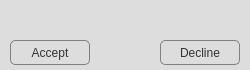
<?xml version="1.0" encoding="UTF-8"?>
<ui version="4.0">
 <class>CallResponse</class>
 <widget class="QDialog" name="CallResponse">
  <property name="geometry">
   <rect>
    <x>0</x>
    <y>0</y>
    <width>250</width>
    <height>70</height>
   </rect>
  </property>
  <property name="windowTitle">
   <string>Call request</string>
  </property>
  <property name="styleSheet">
   <string notr="true">QWidget {
	background: #ddd;
	color: #333;
}

QComboBox, QPushButton, QListWidget {
	border: 1px solid gray;
	border-radius: 5px;
}

QListWidget {
background: qlineargradient(x1: 0, y1: 0, x2: 0, y2: 1,
                                  stop: 0 #F6F6F6, stop: 1.0 #EFEFEF);
}

QComboBox {
    padding: 1px 3px 1px 3px;
}

 QComboBox, QComboBox::drop-down:editable {
      background: qlineargradient(x1: 0, y1: 0, x2: 0, y2: 1,
                                  stop: 0 #E1E1E1, stop: 0.4 #DDDDDD,
                                  stop: 0.5 #D8D8D8, stop: 1.0 #D3D3D3);
 }

QComboBox:hover {
background: qradialgradient(cx: 0.3, cy: -0.4,
fx: 0.3, fy: -0.4,
radius: 1.35, stop: 0 #fff, stop: 1 #bbb);
}

QComboBox:pressed {
background: qradialgradient(cx: 0.4, cy: -0.1,
fx: 0.4, fy: -0.1,
radius: 1.35, stop: 0 #fff, stop: 1 #ccc);
}

 QComboBox::drop-down {
     subcontrol-origin: padding;
     subcontrol-position: top right;
     width: 15px;
     border-width: 0px;
 }

QComboBox::down-arrow {
     image: url(/usr/share/icons/gnome/16x16/actions/down.png);
 }

QComboBox QAbstractItemView:editable::item:selected {
     alternate-background-color: gray;
 }

QPushButton {
	padding: 2px;
	background: qlineargradient(x1: 0, y1: 0, x2: 0, y2: 1,
                                  stop: 0 #E1E1E1, stop: 0.4 #DDDDDD,
                                  stop: 0.5 #D8D8D8, stop: 1.0 #D3D3D3);
}

QPushButton:hover {
background: qradialgradient(cx: 0.3, cy: -0.4,
fx: 0.3, fy: -0.4,
radius: 1.35, stop: 0 #fff, stop: 1 #bbb);
}

QPushButton:pressed {
background: qradialgradient(cx: 0.4, cy: -0.1,
fx: 0.4, fy: -0.1,
radius: 1.35, stop: 0 #fff, stop: 1 #ccc);
}</string>
  </property>
  <widget class="QLabel" name="labelContact">
   <property name="geometry">
    <rect>
     <x>20</x>
     <y>10</y>
     <width>221</width>
     <height>20</height>
    </rect>
   </property>
   <property name="text">
    <string/>
   </property>
  </widget>
  <widget class="QPushButton" name="buttonAccept">
   <property name="geometry">
    <rect>
     <x>10</x>
     <y>40</y>
     <width>80</width>
     <height>25</height>
    </rect>
   </property>
   <property name="text">
    <string>Accept</string>
   </property>
  </widget>
  <widget class="QPushButton" name="buttonDecline">
   <property name="geometry">
    <rect>
     <x>160</x>
     <y>40</y>
     <width>80</width>
     <height>25</height>
    </rect>
   </property>
   <property name="text">
    <string>Decline</string>
   </property>
  </widget>
 </widget>
 <resources/>
 <connections/>
</ui>
